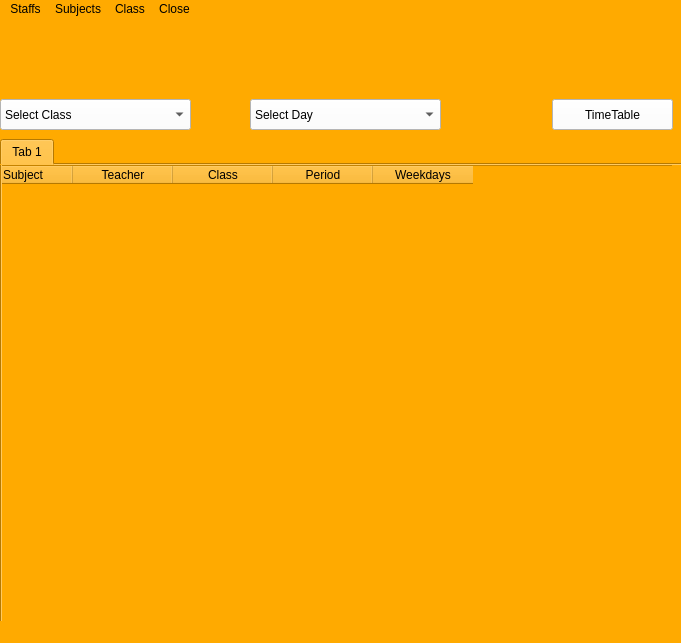
<?xml version="1.0" encoding="UTF-8"?>
<ui version="4.0">
 <class>MainWindow</class>
 <widget class="QMainWindow" name="MainWindow">
  <property name="geometry">
   <rect>
    <x>0</x>
    <y>0</y>
    <width>681</width>
    <height>643</height>
   </rect>
  </property>
  <property name="windowTitle">
   <string>MainWindow</string>
  </property>
  <property name="styleSheet">
   <string notr="true">font: 10pt &quot;MS Shell Dlg 2&quot;;
background-color: rgb(255, 170, 0);
</string>
  </property>
  <widget class="QWidget" name="centralwidget">
   <widget class="QPushButton" name="pushButton">
    <property name="geometry">
     <rect>
      <x>552</x>
      <y>80</y>
      <width>121</width>
      <height>31</height>
     </rect>
    </property>
    <property name="styleSheet">
     <string notr="true">background-color: rgb(252, 252, 252);
</string>
    </property>
    <property name="text">
     <string>TimeTable</string>
    </property>
   </widget>
   <widget class="QComboBox" name="comboBox">
    <property name="geometry">
     <rect>
      <x>0</x>
      <y>80</y>
      <width>191</width>
      <height>31</height>
     </rect>
    </property>
    <property name="styleSheet">
     <string notr="true">background-color: rgb(252, 252, 252);
</string>
    </property>
    <item>
     <property name="text">
      <string>Select Class</string>
     </property>
    </item>
    <item>
     <property name="text">
      <string>JSS 1</string>
     </property>
    </item>
    <item>
     <property name="text">
      <string>JSS 2</string>
     </property>
    </item>
    <item>
     <property name="text">
      <string>JSS 3</string>
     </property>
    </item>
    <item>
     <property name="text">
      <string>SSS 1</string>
     </property>
    </item>
    <item>
     <property name="text">
      <string>SSS 2</string>
     </property>
    </item>
    <item>
     <property name="text">
      <string>SSS 3</string>
     </property>
    </item>
   </widget>
   <widget class="QComboBox" name="comboBox_2">
    <property name="geometry">
     <rect>
      <x>250</x>
      <y>80</y>
      <width>191</width>
      <height>31</height>
     </rect>
    </property>
    <property name="styleSheet">
     <string notr="true">background-color: rgb(252, 252, 252);
</string>
    </property>
    <item>
     <property name="text">
      <string>Select Day</string>
     </property>
    </item>
    <item>
     <property name="text">
      <string>Monday</string>
     </property>
    </item>
    <item>
     <property name="text">
      <string>Tuesday</string>
     </property>
    </item>
    <item>
     <property name="text">
      <string>Wednesday</string>
     </property>
    </item>
    <item>
     <property name="text">
      <string>Thursday</string>
     </property>
    </item>
    <item>
     <property name="text">
      <string>Friday</string>
     </property>
    </item>
   </widget>
   <widget class="QTabWidget" name="tabWidget">
    <property name="geometry">
     <rect>
      <x>0</x>
      <y>120</y>
      <width>1321</width>
      <height>581</height>
     </rect>
    </property>
    <property name="styleSheet">
     <string notr="true">font: 10pt &quot;MS Shell Dlg 2&quot;;
background-color: rgb(255, 170, 0);
</string>
    </property>
    <property name="currentIndex">
     <number>0</number>
    </property>
    <widget class="QWidget" name="tab">
     <attribute name="title">
      <string>Tab 1</string>
     </attribute>
     <widget class="QTableWidget" name="tableWidget">
      <property name="geometry">
       <rect>
        <x>-30</x>
        <y>0</y>
        <width>1341</width>
        <height>551</height>
       </rect>
      </property>
      <property name="styleSheet">
       <string notr="true"/>
      </property>
      <column>
       <property name="text">
        <string>Subject</string>
       </property>
       <property name="textAlignment">
        <set>AlignCenter</set>
       </property>
      </column>
      <column>
       <property name="text">
        <string>Teacher</string>
       </property>
       <property name="textAlignment">
        <set>AlignCenter</set>
       </property>
      </column>
      <column>
       <property name="text">
        <string>Class</string>
       </property>
       <property name="textAlignment">
        <set>AlignCenter</set>
       </property>
      </column>
      <column>
       <property name="text">
        <string>Period</string>
       </property>
       <property name="textAlignment">
        <set>AlignCenter</set>
       </property>
      </column>
      <column>
       <property name="text">
        <string>Weekdays</string>
       </property>
       <property name="textAlignment">
        <set>AlignCenter</set>
       </property>
       <property name="background">
        <color>
         <red>252</red>
         <green>252</green>
         <blue>252</blue>
        </color>
       </property>
      </column>
     </widget>
     <widget class="Line" name="line">
      <property name="geometry">
       <rect>
        <x>670</x>
        <y>0</y>
        <width>20</width>
        <height>571</height>
       </rect>
      </property>
      <property name="orientation">
       <enum>Qt::Vertical</enum>
      </property>
     </widget>
    </widget>
   </widget>
   <widget class="QLabel" name="label">
    <property name="geometry">
     <rect>
      <x>4</x>
      <y>10</y>
      <width>981</width>
      <height>41</height>
     </rect>
    </property>
    <property name="styleSheet">
     <string notr="true">font: 75 20pt &quot;Verdana&quot;;
font: 75 18pt &quot;Verdana&quot;;
color: rgb(31, 31, 31);</string>
    </property>
    <property name="text">
     <string/>
    </property>
   </widget>
  </widget>
  <widget class="QMenuBar" name="menubar">
   <property name="geometry">
    <rect>
     <x>0</x>
     <y>0</y>
     <width>681</width>
     <height>27</height>
    </rect>
   </property>
   <widget class="QMenu" name="menuStaffs">
    <property name="title">
     <string>Staffs</string>
    </property>
    <widget class="QMenu" name="menuUsers">
     <property name="title">
      <string>Users</string>
     </property>
     <addaction name="actionCreate_New_Users"/>
     <addaction name="actionEdit_New_User"/>
     <addaction name="actionDelete_User"/>
    </widget>
    <widget class="QMenu" name="menuTeachers">
     <property name="title">
      <string>Teachers</string>
     </property>
     <addaction name="actionAdde_New_Teacher"/>
     <addaction name="actionEdit_Techer"/>
     <addaction name="actionDelete_Teacher"/>
    </widget>
    <addaction name="menuUsers"/>
    <addaction name="menuTeachers"/>
   </widget>
   <widget class="QMenu" name="menuSubjects">
    <property name="title">
     <string>Subjects</string>
    </property>
    <addaction name="actionAdd_Subject"/>
    <addaction name="actionDelete_Subject"/>
    <addaction name="actionEdit_Subject"/>
   </widget>
   <widget class="QMenu" name="menuSettings">
    <property name="title">
     <string>Close</string>
    </property>
    <addaction name="actionClose_TimeTable"/>
   </widget>
   <widget class="QMenu" name="menuClass">
    <property name="title">
     <string>Class</string>
    </property>
    <addaction name="actionAdd_Class_2"/>
   </widget>
   <addaction name="menuStaffs"/>
   <addaction name="menuSubjects"/>
   <addaction name="menuClass"/>
   <addaction name="menuSettings"/>
  </widget>
  <widget class="QStatusBar" name="statusbar"/>
  <action name="actionCreate_New_Users">
   <property name="text">
    <string>Create New Users</string>
   </property>
  </action>
  <action name="actionEdit_New_User">
   <property name="text">
    <string>Edit  User</string>
   </property>
  </action>
  <action name="actionDelete_User">
   <property name="text">
    <string>Delete User</string>
   </property>
  </action>
  <action name="actionAdde_New_Teacher">
   <property name="text">
    <string>Adde New Teacher</string>
   </property>
  </action>
  <action name="actionEdit_Techer">
   <property name="text">
    <string>Edit Teacher</string>
   </property>
  </action>
  <action name="actionDelete_Teacher">
   <property name="text">
    <string>Delete Teacher</string>
   </property>
  </action>
  <action name="actionAdd_Student">
   <property name="text">
    <string>Add Student</string>
   </property>
  </action>
  <action name="actionEdit_Student">
   <property name="text">
    <string>Edit Student</string>
   </property>
  </action>
  <action name="actionDelete_Student">
   <property name="text">
    <string>Delete Student</string>
   </property>
  </action>
  <action name="actionAdd_Class">
   <property name="text">
    <string>Add Class</string>
   </property>
  </action>
  <action name="actionEdit_Class_Details">
   <property name="text">
    <string>Edit Class Details</string>
   </property>
  </action>
  <action name="actionDelete_Class">
   <property name="text">
    <string>Delete Class</string>
   </property>
  </action>
  <action name="actionAdd_Subject">
   <property name="text">
    <string>Add Subject</string>
   </property>
  </action>
  <action name="actionDelete_Subject">
   <property name="text">
    <string>Delete Subject</string>
   </property>
  </action>
  <action name="actionEdit_Subject">
   <property name="text">
    <string>Edit Subject</string>
   </property>
  </action>
  <action name="actionAdd_Class_2">
   <property name="text">
    <string>Add Class</string>
   </property>
  </action>
  <action name="actionQuit">
   <property name="text">
    <string>Quit</string>
   </property>
  </action>
  <action name="actionClose_TimeTable">
   <property name="text">
    <string>Close TimeTable</string>
   </property>
  </action>
 </widget>
 <resources/>
 <connections/>
</ui>
